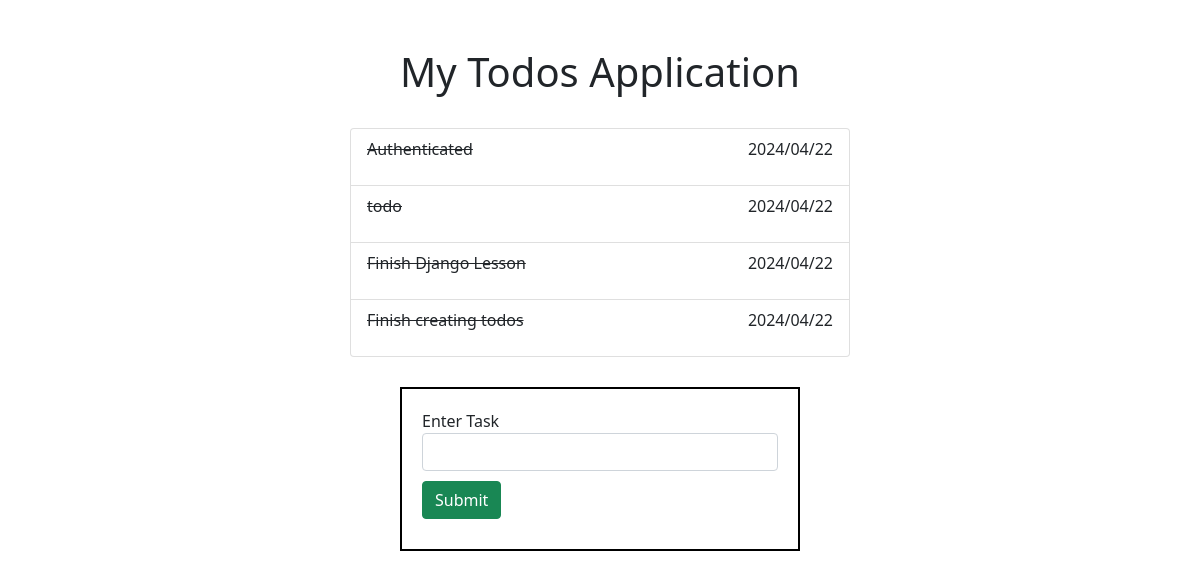
Screenshot of /todos/ (signed in) with the database file from the repository.
### core/models.py (models this page shows, shortened)
class Todo(models.Model):
    user = models.ForeignKey(User, on_delete=models.CASCADE)
    text = models.CharField(max_length= 200)
    completed = models.BooleanField(default=False)
    deadline = models.DateTimeField(null=True, blank=True)
    created = models.DateTimeField(auto_now_add=True)

### core/views.py (the view)
# urls.py: path("todos/",views.my_todos),
def my_todos(request):
    if request.user.is_authenticated:
        todos = Todo.objects.filter(user = request.user) # SELECT * FROM todos WHERE user  = request.user.id
        context = {
            'todos': todos # List[Dict(text,id,user)]
        }
        return render(request,"todos.html",context)
    else:
        return render(request,"not-authenticated.html")

### core/templates/todos.html (shortened to what this page needs)
<!DOCTYPE html>
<html lang="en">
<head>
    <link href="https://cdn.jsdelivr.net/npm/bootstrap@5.0.2/dist/css/bootstrap.min.css" rel="stylesheet">
</head>
<body>
    <div class="container pt-4">
        <div class="flex-center">
            <h1 class="p-4">My Todos Application</h1>
            <div class="w-40">
                <ul class="list-group">
                    {% for todo in todos %}
                        <li class="list-group-item flex-between">
                            <p {% if todo.completed %}class="completed"{% endif %}>{{todo.text}}</p>
                            <p>{{todo.created|date:"Y/m/d"}}</p>
                        </li>
                    {% endfor %}
                </ul>
            </div>
        </div>
        <div>
            <form method="post" action="/todos/create/" class="form-box">
                <div class="form-group">
                    <label for="">Enter Task</label>
                    <input class="form-control" type="text" name="task" required>
                </div>
                <div class="form-group">
                    <input class="btn btn-success" type="submit" value="Submit">
                </div>
            </form>
        </div>
    </div>
</body>
</html>

### core/templates/todos.html (style rules this page uses)
.flex-center { display: flex; align-items: center; justify-content: center; flex-direction: column; }
.w-40 { width: 500px; }
.flex-between { display: flex; align-items: center; justify-content: space-between; }
.completed { text-decoration: line-through; }
.form-box { width: 400px; margin: auto; margin-top: 30px; padding: 20px; border: 2px solid black; }
.form-group { margin-bottom: 10px; }

### rows the page displays
Todo: text "Authenticated", created "2024/04/22"
Todo: text "todo", created "2024/04/22"
Todo: text "Finish Django Lesson", created "2024/04/22"
Todo: text "Finish creating todos", created "2024/04/22"
